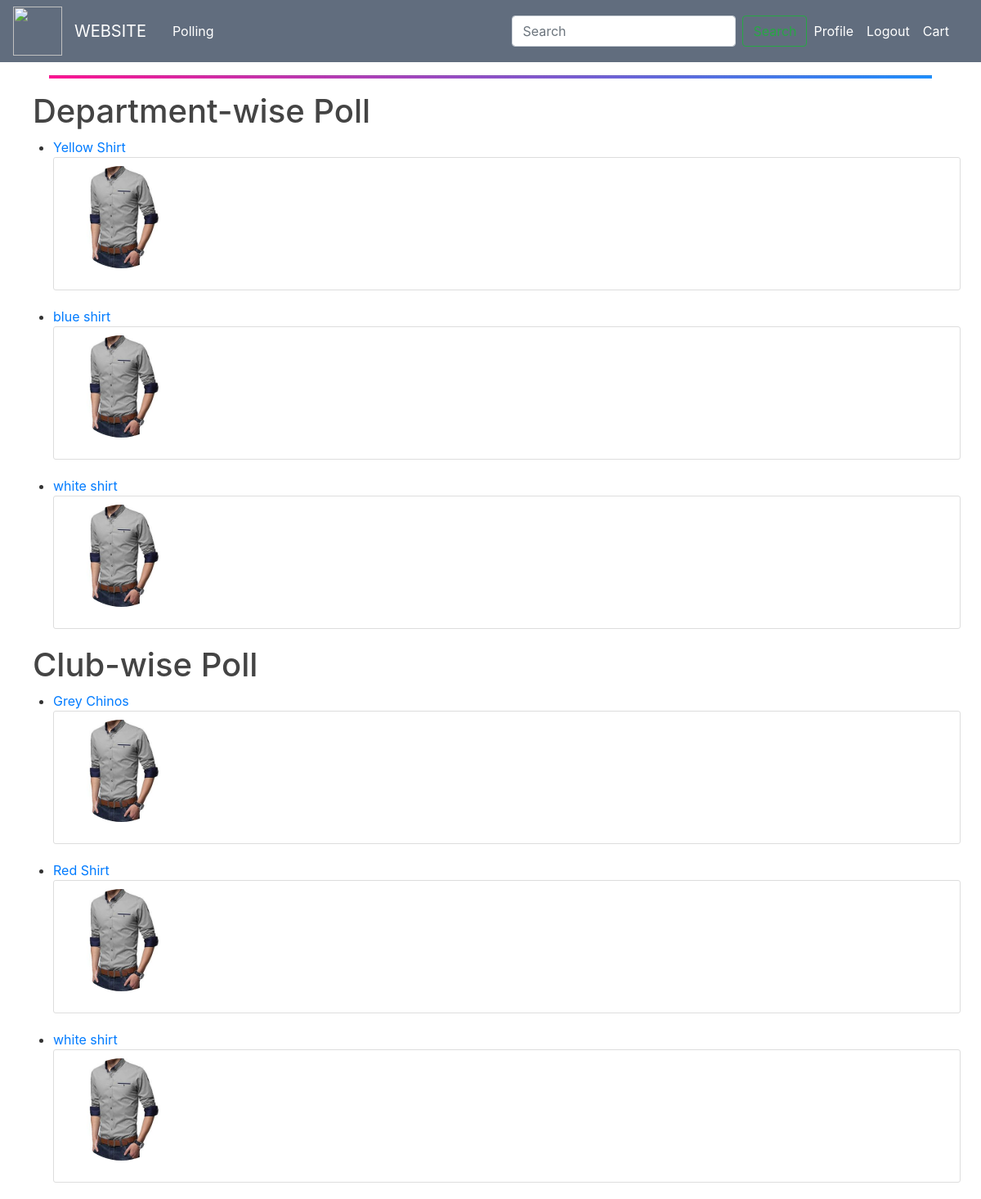
The app's page /polls/ (signed in), older data.
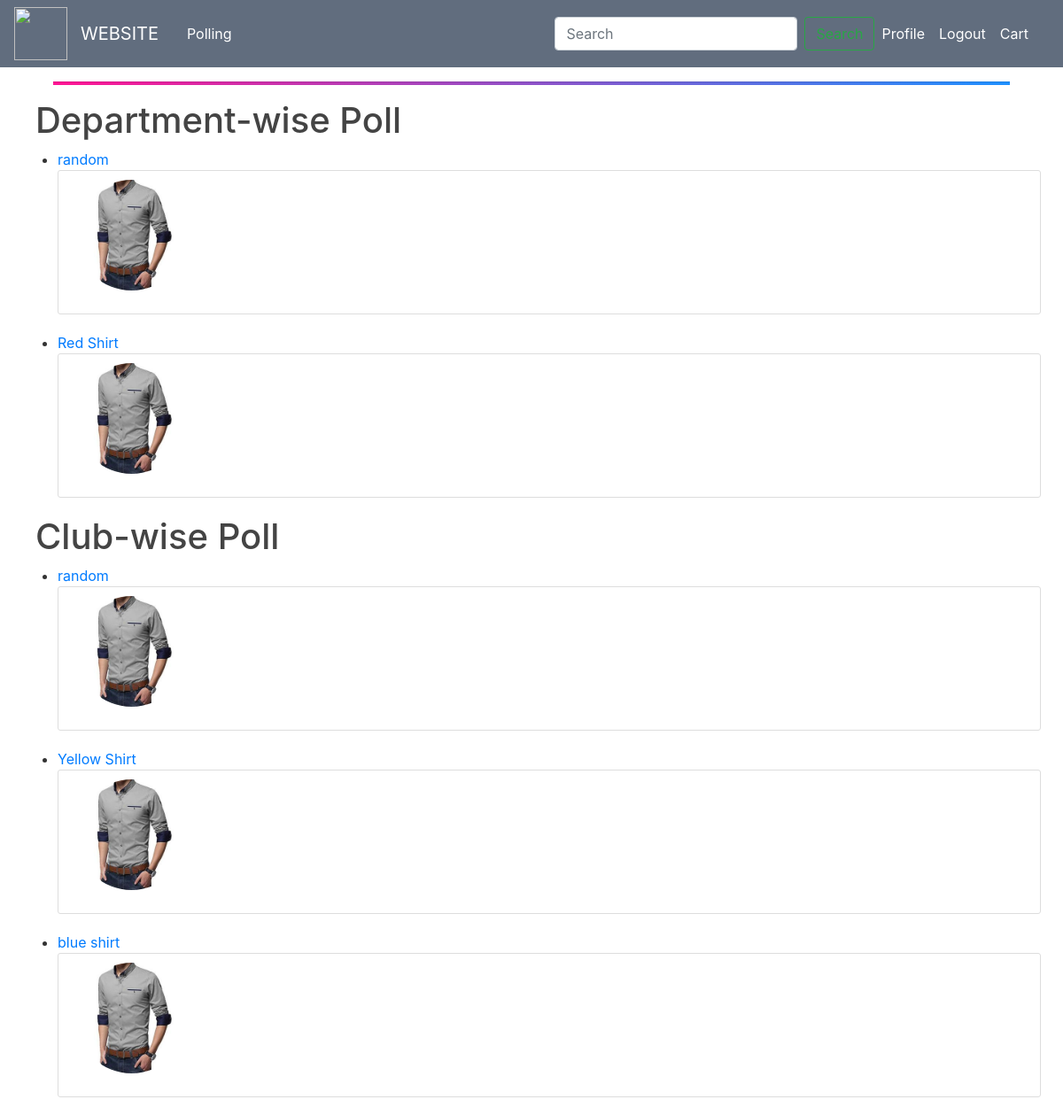
The same page, newer data.
### polls/models.py (models this page shows, shortened)
class Question(models.Model):
    question_text = models.CharField(max_length=200)
    department = models.CharField(max_length=120, choices=DEPARTMENTS, default='None')
    club = models.CharField(max_length=120, choices=CLUBS, default='None')
    image = models.ImageField( default='default.jpg', upload_to='images/')
    pub_date = models.DateTimeField(auto_now_add=True)
    status = models.BooleanField(default=True)

### polls/views.py (the view)
# urls.py: path('', views.IndexView.as_view(), name='index'),
class IndexView(generic.ListView):
    template_name = 'polls/index.html'
    context_object_name = 'latest_question_list'
    def get_queryset(self):
        return Question.objects.filter(
            pub_date__lte=timezone.now()
        ).order_by('-pub_date')[:5]

### polls/templates/polls/index.html (shortened to what this page needs)
{% extends "blog/base.html" %}
{% load static %}
{% load tz %}
{% block content %}
        {% if latest_question_list %}
            <ul>
                <h1>Department-wise Poll</h1>
                {% for question in latest_question_list %}
                     {% if question.department == user.profile.department %}
                        <div>
                             <div class="container">
                                 <li><a href="{% url 'polls:detail' question.id %}">{{ question.question_text }}</a></li>
                            <div class="content-section">
                              <div class="media">
                                <img class="rounded-circle account-img" src="{{ question.image.url }}">
                              </div>
                            </div>
                        </div>
                        </div>
                {% endif %}
                 {% endfor %}
                <h1>Club-wise Poll</h1>
                   {% for question in latest_question_list %}
                       {% if question.club == user.profile.club %}
                           <div class="container">
                                     <li><a href="{% url 'polls:detail' question.id %}">{{ question.question_text }}</a></li>
                                <div class="content-section">
                                  <div class="media">
                                    <img class="rounded-circle account-img" src="{{ question.image.url }}">
                                  </div>
                                </div>
                            </div>
   {% endif %}
                {% endfor %}
            </ul>
        {% else %}
            <p>No polls are available.</p>
        {% endif %}
{% endblock %}

### blog/templates/blog/base.html (shortened to what this page needs)
{% load static %}
<!DOCTYPE html>
<html lang="en">
<head>
   <link rel="stylesheet" href="https://stackpath.bootstrapcdn.com/bootstrap/4.4.1/css/bootstrap.min.css">
    <link rel="stylesheet" type="text/css" href="{% static 'blog/main.css' %}">
</head>
<body style="margin-top: 0; background: #fff">
        <header class="site-header">
          <header style="background-color:#616D7E">
          <nav class="navbar navbar-expand-lg navbar-light "style="background:transparent;">
           <img src="https://www.iitg.ac.in/stud/gymkhana/technical/assets/img/resources/codingclubLogo.png" width="60" height="60" alt="">
            <div class="container">
              <a style="color: #FFFFFF" class="navbar-brand mr-4" href="{% url 'blog:product-home' %}">WEBSITE </a>
              <div class="collapse navbar-collapse" id="navbarToggle">
                <div class="navbar-nav mr-auto">
                    <a style="color: #FFFFFF" onMouseOver="this.style.color='#3090C7'" onMouseOut="this.style.color='#FFFFFF'"class="nav-item nav-link" href="{% url 'polls:index' %}">Polling</a>
                </div>
              <form class="form-inline my-2 my-lg-0" action='/s/'>
                  <input class="form-control mr-sm-2" type="search" name='q' placeholder="Search" aria-label="Search" >
                  <button class="btn btn-outline-success my-2 my-sm-0" type="submit">Search</button>
              </form>
                <div class="navbar-nav">
                    {% if user.is_authenticated %}
                             <a style="color: #FFFFFF" onMouseOver="this.style.color='#3090C7'" onMouseOut="this.style.color='#FFFFFF'"class="nav-item nav-link" href="{% url 'profile' %}">Profile</a>
                        <a style="color: #FFFFFF" onMouseOver="this.style.color='#3090C7'" onMouseOut="this.style.color='#FFFFFF'"class="nav-item nav-link" href="{% url 'logout' %}">Logout</a>
                    {% endif %}
                <a style="color: #FFFFFF" onMouseOver="this.style.color='#3090C7'" onMouseOut="this.style.color='#FFFFFF'" class="nav-item nav-link" href="{% url 'cart' %}">Cart  </a>
                </div>
              </div>
            </div>
          </nav>
         </header>
        <hr style="width: 90%;background:linear-gradient(to right,deeppink,dodgerblue);height: 3px">
    </header>
            {% block content %}
            {%  endblock %}
<link rel="stylesheet" type="text/css" href="{% static 'blog/main.css' %}">
</body>
</html>

### blog/static/blog/main.css (style rules this page uses)
body { background: #fff; color: #333333; margin-top: 0; }
h1, h2, h3, h4, h5, h6 { color: #444444; }
ul { margin: 0; }
.site-header .navbar-nav .nav-link { color: #cbd5db; }
.content-section { background: #ffffff; padding: 10px 20px; border: 1px solid #dddddd; border-radius: 3px; margin-bottom: 20px; }
.account-img { height: 125px; width: 125px; margin-right: 20px; margin-bottom: 16px; }

Row changes from the older to the newer data that the page shows:
no longer on this page (row edited): Question: question_text "white shirt", image (picture)
no longer on this page (row edited): Question: question_text "Grey Chinos", image (placeholder picture), shown under "Club-wise Poll"
added Question: question_text "random", image (placeholder picture)
changed Question "Red Shirt": moves from the list under "Club-wise Poll" to the list under "Department-wise Poll"
changed Question "Yellow Shirt": moves from the list under "Department-wise Poll" to the list under "Club-wise Poll"
changed Question "blue shirt": moves from the list under "Department-wise Poll" to the list under "Club-wise Poll"
